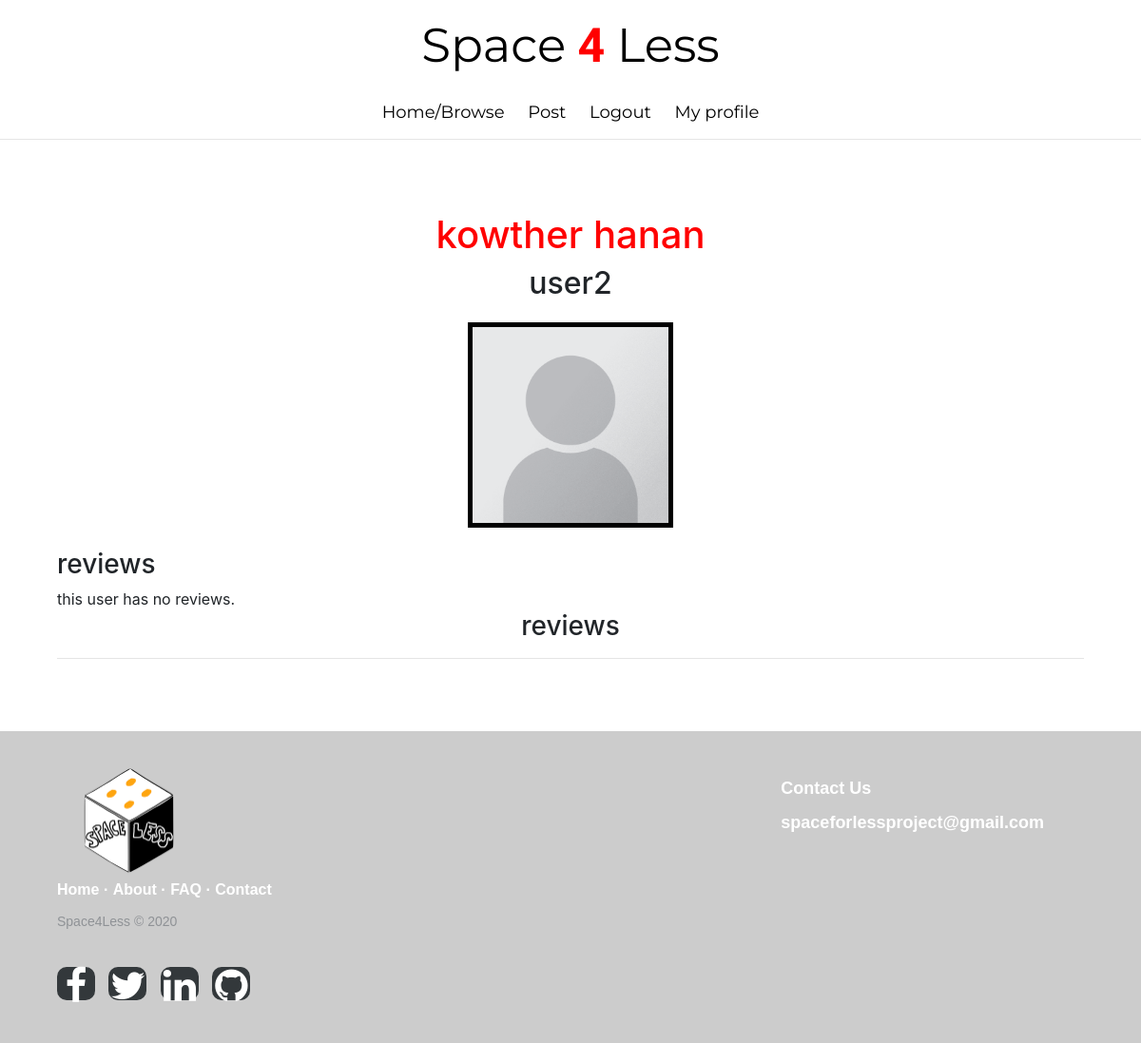
Page /profile/2 (signed in) on the committed database.
### app/models.py (models this page shows, shortened)
class User(db.Model, UserMixin):
    __tablename__ = 'user'
    user_id = db.Column(db.Integer, primary_key=True)
    username = db.Column(db.String(250), nullable=False)
    first_name = db.Column(db.String(250), nullable=False)
    last_name = db.Column(db.String(250), nullable=False)
    email = db.Column(db.String(250), nullable=False)
    password = db.Column(db.String(200))
    image_file = db.Column(db.String(20), nullable=False, default='default-profile.png')
    roles = db.Column(db.String(20))
    posts = db.relationship('Post', backref='author', lazy=True)
    bookings = db.relationship('Book')
    comments = db.relationship('Comment')
    reviews = db.relationship('Review')

### app/main/routes.py (the view, shortened to what this page needs)
@bp_main.route("/profile/<userid>", methods=['GET', 'POST'])
@login_required
def view_profile(userid):
    user = User.query.get(userid)
    reviews = Review.query.filter_by(property_owner_user_id=userid) \
        .join(User, Review.renter_user_id == User.user_id) \
        .add_columns(Review.content, Review.stars, Review.date_posted, User.username, User.image_file,
                     Review.review_id) \
        .all()
    sum = 0
    number_of_reviews = 0
    star_number_tot = {1: 0, 2: 0, 3: 0, 4: 0, 5: 0, 'total': 0}
    if len(reviews) == 0:
        average = 'there are no reviews at this time'
    return render_template('view_profile.html', user=user, reviews=reviews, average=average,
                           star_number=star_number_tot)

### app/models.py (called while the page is built)
@login.user_loader
def load_user(user_id):
    return User.query.get(int(user_id))

### app/templates/view_profile.html (shortened to what this page needs)
{% extends 'layout.html' %}
{% block content %}
    <h1>{{ user.first_name }} {{ user.last_name }}</h1>
    <h2 class="align_center">{{ user.username }}</h2>
    <img class="profile_picture"
         src="{{ url_for('static', filename='profile_pictures/' + user.image_file, width=50, height =50) }}">
    {% if star_number['total']== 0 %}
        <h3>reviews</h3>
        this user has no reviews.
    {% endif %}
    <h3 class="align_center">reviews</h3>
    <hr>
{% endblock content %}

### app/static/design.css (style rules this page uses)
.profile_picture { border: 5px solid black; margin: auto; display: block; max-width:20%; max-height:20%; width: auto; height: auto; margin-top: 2%; margin-bottom: 2%; }
.align_center { text-align: center; margin: auto; }
h1 { text-align: center; color:red; }
h2 { padding-left: 20%; padding-right: 20%; }
* { box-sizing: border-box; }

### rows in the picture
User: first_name "kowther", last_name "hanan", username "user2", image_file (placeholder picture)
